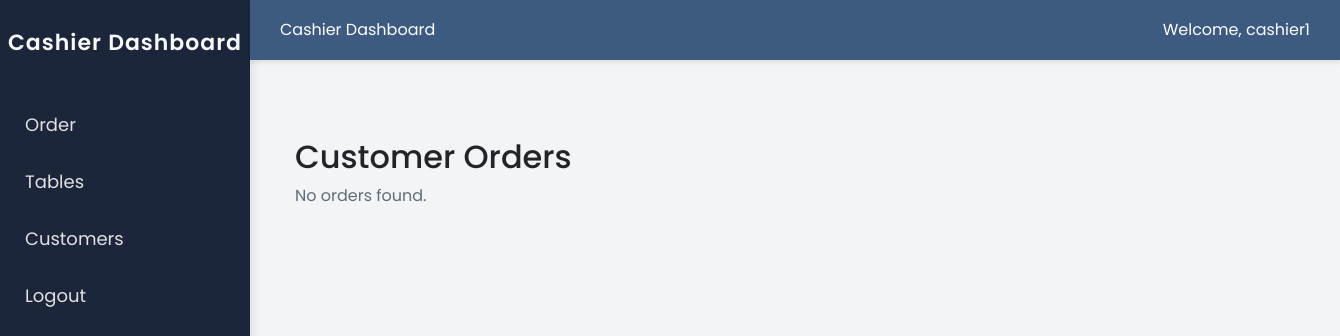
The page /cashier/customer_orders.php (signed in) on the database as committed earlier.
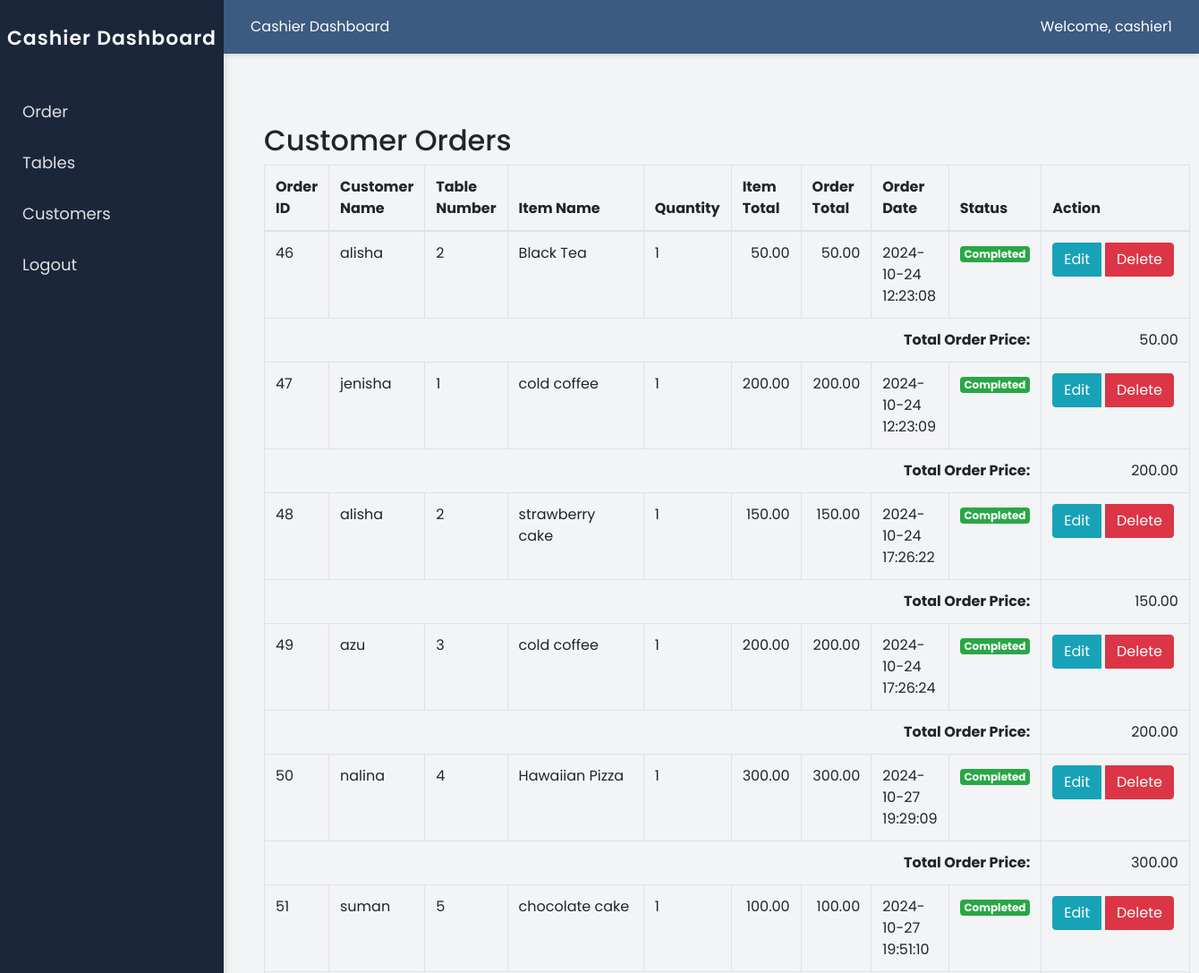
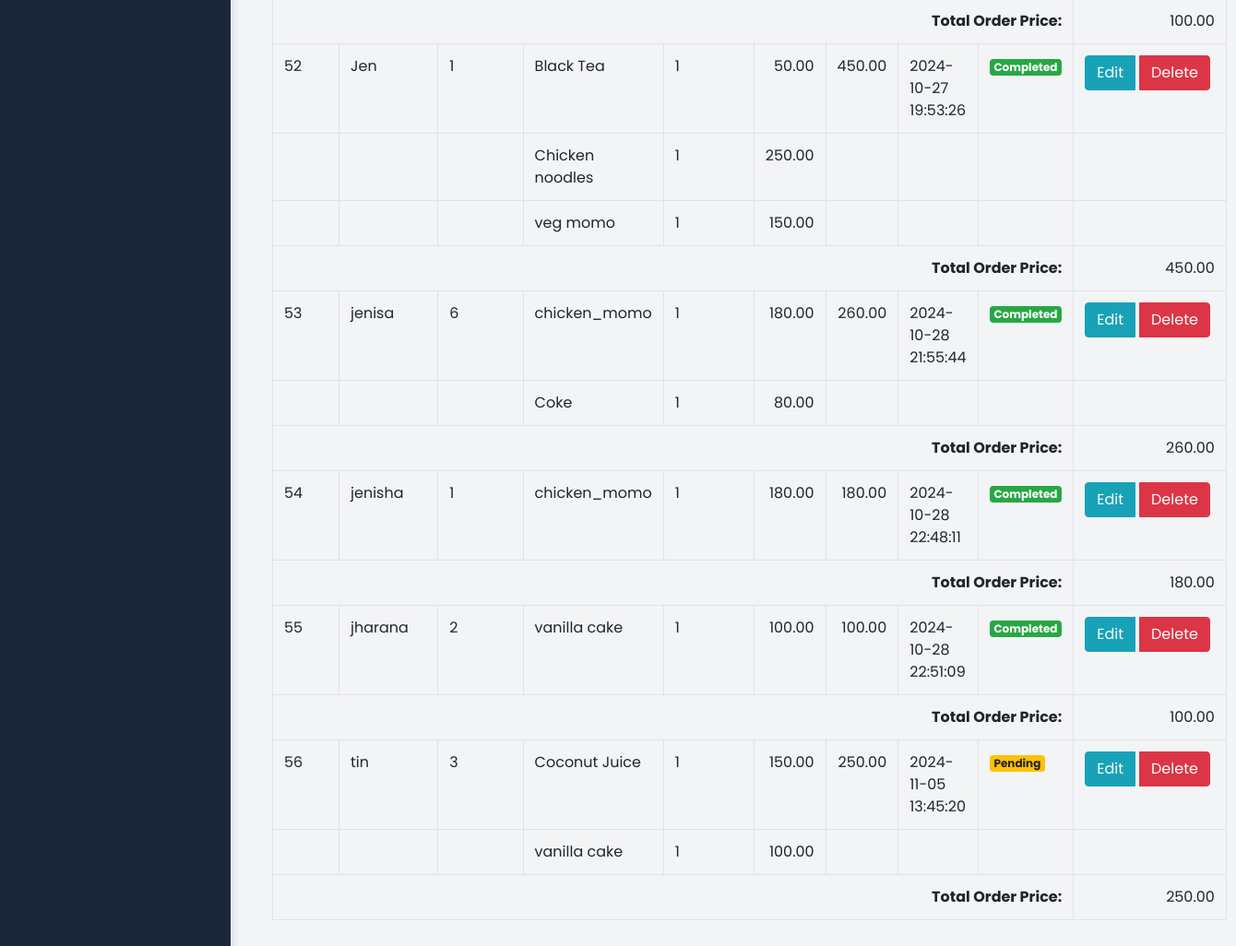
The same page on the database as committed later (2 pictures, top to bottom).
### tables this page shows
CREATE TABLE `orders` (
  `order_id` int(11) NOT NULL,
  `customer_name` varchar(100) NOT NULL,
  `table_id` int(11) DEFAULT NULL,
  `total_price` decimal(10,2) NOT NULL,
  `order_date` datetime DEFAULT current_timestamp(),
  `status` enum('Pending','In Progress','Completed') NOT NULL DEFAULT 'Pending',
  `cashier_id` int(11) DEFAULT NULL
);

CREATE TABLE `tables` (
  `table_id` int(11) NOT NULL,
  `table_num` int(11) NOT NULL,
  `status` enum('available','occupied') NOT NULL DEFAULT 'available',
  `capacity` int(11) NOT NULL DEFAULT 0
);

### cashier/customer_orders.php (the view, shortened to what this page needs)
<?php
include '../conn/connection.php';
include 'dashboard_flex.php';
$sql = "
    SELECT
        o.order_id AS order_id,
        o.customer_name,
        t.table_num,
        o.order_date,
        o.status,
        m.item_name,
        oi.quantity,
        (oi.quantity * m.price) AS item_total,
        SUM(oi.quantity * m.price) OVER (PARTITION BY o.order_id) AS order_total
    FROM orders o
    JOIN tables t ON o.table_id = t.table_id
    JOIN order_items oi ON o.order_id = oi.order_id
    JOIN menu m ON oi.item_id = m.item_id
    ORDER BY o.order_id, m.item_name";
$result = $conn->query($sql);
?>
    <link rel="stylesheet" href="https://stackpath.bootstrapcdn.com/bootstrap/4.5.2/css/bootstrap.min.css">
<div class="container mt-5">
    <h2>Customer Orders</h2>
    <?php if ($result->num_rows > 0): ?>
        <table class="table table-bordered">
            <thead>
                <tr>
                    <th>Order ID</th>
                    <th>Customer Name</th>
                    <th>Table Number</th>
                    <th>Item Name</th>
                    <th>Quantity</th>
                    <th>Item Total</th>
                    <th>Order Total</th>
                    <th>Order Date</th>
                    <th>Status</th>
                    <th>Action</th>
                </tr>
            </thead>
            <tbody>
    <?php
    $currentOrderId = null;
    while ($row = $result->fetch_assoc()):
        $isNewOrder = $currentOrderId !== $row['order_id'];
        if ($isNewOrder) {
            if ($currentOrderId !== null) {
                echo "<tr>
                        <td colspan='9' class='text-right font-weight-bold'>Total Order Price:</td>
                        <td class='text-right'> " . number_format($orderTotal, 2) . "</td>
                      </tr>";
            }
            $currentOrderId = $row['order_id'];
            $orderTotal = $row['order_total'];
        }
    ?>
        <tr>
            <td><?php echo $isNewOrder ? $row['order_id'] : ''; ?></td>
            <td><?php echo $isNewOrder ? $row['customer_name'] : ''; ?></td>
            <td><?php echo $isNewOrder ? $row['table_num'] : ''; ?></td>
            <td><?php echo $row['item_name']; ?></td>
            <td><?php echo $row['quantity']; ?></td>
            <td class="text-right"><?php echo number_format($row['item_total'], 2); ?></td>
            <td class="text-right"><?php echo $isNewOrder ? " " . number_format($row['order_total'], 2) : ''; ?></td>
            <td><?php echo $isNewOrder ? $row['order_date'] : ''; ?></td>
            <td>
                <?php if ($isNewOrder): ?>
                    <span class="badge
                        <?php
                            if ($row['status'] == 'Pending') echo 'badge-warning';
                            elseif ($row['status'] == 'In Progress') echo 'badge-primary';
                            elseif ($row['status'] == 'Completed') echo 'badge-success';
                        ?>">
                        <?php echo $row['status']; ?>
                    </span>
                <?php endif; ?>
            </td>
            <td>
                <?php if ($isNewOrder): ?>
                    <div class="btn-group" role="group">
                        <button class="btn btn-info" data-toggle="modal" data-target="#editModal<?php echo $row['order_id']; ?>">Edit</button>
                        <button class="btn btn-danger" data-toggle="modal" data-target="#deleteModal<?php echo $row['order_id']; ?>">Delete</button>
                    </div>
                <?php endif; ?>
            </td>
        </tr>
    <?php endwhile; ?>
    <tr>
        <td colspan="9" class="text-right font-weight-bold">Total Order Price:</td>
        <td class="text-right"><?php echo number_format($orderTotal, 2); ?></td>
    </tr>
</tbody>
        </table>
    <?php else: ?>
        <p>No orders found.</p>
    <?php endif; ?>
</div>
</body>
</html>

Rows that differ between the two databases and show on the page:
added orders: order_id "46", customer_name "alisha", table.table_num "2", item_name "Black Tea", quantity "1", item_total "50.00", order_total "50.00", order_date "2024-10-24 12:23:08", status "Completed"
added orders: orderTotal "50.00", order_id "47", customer_name "jenisha", table.table_num "1", item_name "cold coffee", quantity "1", item_total "200.00", order_total "200.00", order_date "2024-10-24 12:23:09", status "Completed"
added orders: orderTotal "200.00", order_id "48", customer_name "alisha", table.table_num "2", item_name "strawberry cake", quantity "1", item_total "150.00", order_total "150.00", order_date "2024-10-24 17:26:22", status "Completed"
added orders: orderTotal "150.00", order_id "49", customer_name "azu", table.table_num "3", item_name "cold coffee", quantity "1", item_total "200.00", order_total "200.00", order_date "2024-10-24 17:26:24", status "Completed"
added orders: orderTotal "200.00", order_id "50", customer_name "nalina", table.table_num "4", item_name "Hawaiian Pizza", quantity "1", item_total "300.00", order_total "300.00", order_date "2024-10-27 19:29:09", status "Completed"
added orders: orderTotal "300.00", order_id "51", customer_name "suman", table.table_num "5", item_name "chocolate cake", quantity "1", item_total "100.00", order_total "100.00", order_date "2024-10-27 19:51:10", status "Completed"
added orders: orderTotal "100.00", order_id "52", customer_name "Jen", table.table_num "1", item_name "Black Tea", quantity "1", item_total "50.00", order_total "450.00", order_date "2024-10-27 19:53:26", status "Completed", item_name "Chicken noodles", item_total "250.00", item_name "veg momo", item_total "150.00"
added orders: orderTotal "450.00", order_id "53", customer_name "jenisa", table.table_num "6", item_name "chicken_momo", quantity "1", item_total "180.00", order_total "260.00", order_date "2024-10-28 21:55:44", status "Completed", item_name "Coke", item_total "80.00"
added orders: orderTotal "260.00", order_id "54", customer_name "jenisha", table.table_num "1", item_name "chicken_momo", quantity "1", item_total "180.00", order_total "180.00", order_date "2024-10-28 22:48:11", status "Completed"
added orders: orderTotal "180.00", order_id "55", customer_name "jharana", table.table_num "2", item_name "vanilla cake", quantity "1", item_total "100.00", order_total "100.00", order_date "2024-10-28 22:51:09", status "Completed"
added orders: orderTotal "100.00", order_id "56", customer_name "tin", table.table_num "3", item_name "Coconut Juice", quantity "1", item_total "150.00", order_total "250.00", order_date "2024-11-05 13:45:20", status "Pending", item_name "vanilla cake", item_total "100.00"
Other text that changed with them:
$orderTotal: (not shown) → "250.00"
text no longer shown: "No orders found."
text now shown: "Order ID Customer Name Table Number Item Name Quantity Item Total Order Total Order Date Status Action Total Order Price:"
